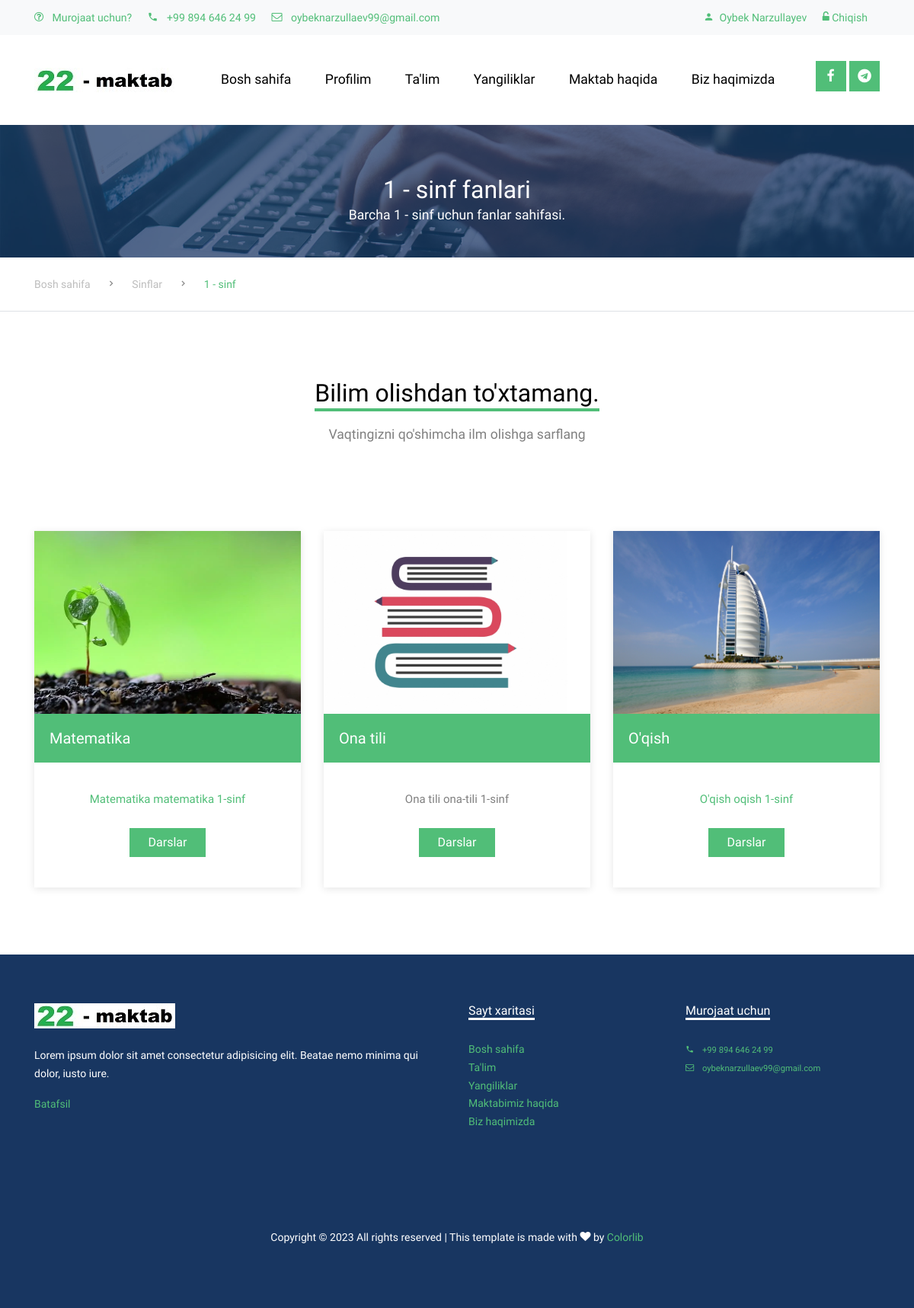
The app's page /curriculum/1-sinf/ (signed in) with its own data.
### curriculum/models.py (models this page shows, shortened)
class Standard(models.Model):
    name = models.CharField(max_length=100, unique=True)
    slug = models.SlugField(null=True, blank=True)
    description = models.TextField(max_length=500, blank=True)

class Subject(models.Model):
    name = models.CharField(max_length=100)
    slug = models.SlugField(null=True, blank=True)
    standard = models.ForeignKey(Standard, on_delete=models.CASCADE, related_name='subjects')
    image = models.ImageField(upload_to=save_subject_image, blank=True, verbose_name='Subject Image')
    description = models.TextField(max_length=500, blank=True)

### curriculum/views.py (the view)
# urls.py: path('<slug:slug>/', views.SubjectListView.as_view(), name='subject_list'),
class SubjectListView(DetailView):
    context_object_name = 'standards'
    model = Standard
    template_name = 'curriculum/subject_list_view.html'

### curriculum/templates/curriculum/subject_list_view.html (shortened to what this page needs)
{% extends 'base.html' %} {% load static %}  {% block content %}
{% if user.is_authenticated %}
<div class="site-section ftco-subscribe-1 site-blocks-cover pb-4"
  style="background-image: url('{% static 'images/bg_1.jpg' %}')">
  <div class="container">
    <div class="row align-items-end justify-content-center text-center">
      <div class="col-lg-7">
        <h2 class="mb-0">{{standards.name}} fanlari</h2>
        <p>Barcha {{standards.name}} uchun fanlar sahifasi.</p>
      </div>
    </div>
  </div>
</div>
<div class="custom-breadcrumns border-bottom">
  <div class="container">
    <a href="{% url 'index' %}">Bosh sahifa</a>
    <span class="mx-3 icon-keyboard_arrow_right"></span>
    <a href="{% url 'curriculum:standard_list' %}">Sinflar</a>
    <span class="mx-3 icon-keyboard_arrow_right"></span>
    <span class="current">{{standards.name}}</span>
  </div>
</div>
<div class="site-section" id="courses">
  <div class="container">
    <div class="row mb-5 justify-content-center text-center">
      <div class="col-lg-6 mb-5">
        <h2 class="section-title-underline mb-3">
          <span>Bilim olishdan to'xtamang.</span>
        </h2>
        <p>Vaqtingizni qo'shimcha ilm olishga sarflang</p>
      </div>
    </div>
    {% if not standards.subjects.all %}
    <div style="text-align: center;">
      <svg xmlns="http://www.w3.org/2000/svg" width="32" height="32" fill="currentColor"
        class="bi bi-exclamation-triangle" viewBox="0 0 16 16">
        <path
          d="M7.938 2.016A.13.13 0 0 1 8.002 2a.13.13 0 0 1 .063.016.146.146 0 0 1 .054.057l6.857 11.667c.036.06.035.124.002.183a.163.163 0 0 1-.054.06.116.116 0 0 1-.066.017H1.146a.115.115 0 0 1-.066-.017.163.163 0 0 1-.054-.06.176.176 0 0 1 .002-.183L7.884 2.073a.147.147 0 0 1 .054-.057zm1.044-.45a1.13 1.13 0 0 0-1.96 0L.165 13.233c-.457.778.091 1.767.98 1.767h13.713c.889 0 1.438-.99.98-1.767L8.982 1.566z" />
        <path
          d="M7.002 12a1 1 0 1 1 2 0 1 1 0 0 1-2 0zM7.1 5.995a.905.905 0 1 1 1.8 0l-.35 3.507a.552.552 0 0 1-1.1 0L7.1 5.995z" />
      </svg>
      <h3> Fanlar mavjud emas!</h3>
    </div>
    {% else %}
    <div class="row justify-content-center">
      {% for subject in standards.subjects.all %}
      <div class="col-lg-4">
        <div class="course-1-item" style="width: 100%;">
          <figure class="thumnail">
            <a href="course-single.html">
              {% if subject.image %}
              <img src="{{subject.image.url|default_if_none:'#'}}" alt="Image" class="img-fluid"
                style="height: 15rem; width:100%; object-fit: cover;">
              {% else %}
              <img src="{% static 'images/subject.jpg' %}" alt="Image" class="img-fluid"
                style="height: 15rem; background-size: cover; object-fit: cover;" /></a>
            {% endif %}
            <div class="category">
              <h3>{{subject.name}}</h3>
            </div>
          </figure>
          <div class="course-1-content pb-4">
            <p class="desc mb-4">
              {{subject.description|truncatechars:75}}
              {{subject.slug}} {{standards.slug}}
            </p>
            <p>
              <a href="{% url 'curriculum:lesson_list'  standard=standards.slug slug=subject.slug %}"
                class="btn btn-primary rounded-0 px-4">Darslar</a>
            </p>
          </div>
        </div>
      </div>
      {% endfor %}
    </div>
  </div>
  {% endif %}
</div>
</div>
{% endif %}
{% endblock content %}

### templates/base.html (shortened to what this page needs)
<!DOCTYPE html>
<html lang="en">
<head>
  {% load static %}
  <link rel="stylesheet" href="{% static 'fonts/icomoon/style.css' %}" />
  <link rel="stylesheet" href="{% static 'css/bootstrap.min.css' %}" />
  <link rel="stylesheet" href="{% static 'css/jquery-ui.css' %}" />
  <link rel="stylesheet" href="{% static 'css/owl.carousel.min.css' %}" />
  <link rel="stylesheet" href="{% static 'css/owl.theme.default.min.css' %}" />
  <link rel="stylesheet" href="{% static 'css/owl.theme.default.min.css' %}" />
  <link rel="stylesheet" href="{% static 'css/jquery.fancybox.min.css' %}" />
  <link rel="stylesheet" href="{% static 'css/bootstrap-datepicker.css' %}" />
  <link rel="stylesheet" href="{% static 'fonts/flaticon/font/flaticon.css' %}" />
  <link rel="stylesheet" href="{% static 'css/aos.css' %}" />
  <link href="{% static 'css/jquery.mb.YTPlayer.min.css' %}" media="all" rel="stylesheet" type="text/css" />
  <link rel="stylesheet" href="{% static 'css/style.css' %}" />
  <link rel="stylesheet" href="{% static 'css/my.css' %}" />
</head>
<body data-spy="scroll" data-target=".site-navbar-target" data-offset="300">
  <div class="site-wrap">
    <div class="py-2 bg-light">
      <div class="container">
        <div class="row align-items-center">
          <div class="col-lg-7 d-none d-lg-block">
            <a href="#!" class="small mr-3"><span class="icon-question-circle-o mr-2"></span> Murojaat
              uchun?</a>
            <a href="#" class="small mr-3"><span class="icon-phone2 mr-2"></span> +99 894 646 24 99</a>
            <a href="#" class="small mr-3"><span class="icon-envelope-o mr-2"></span>
              oybeknarzullaev99@gmail.com</a>
          </div>
          <div class="col-lg-5 text-right">
            {% if user.is_superuser %}
            <a href="{% url 'admin:index' %}" class="small mr-3"><span class="icon-person">
              </span> Admin</a>
            <a href="{% url 'user_logout' %}" class="small mr-3"><span class="icon-unlock-alt"></span> Chiqish</a>
            {% elif user.is_authenticated %}
            <a href="{% url 'profile' %}" class="small mr-3"><span class="icon-person">
              </span> {{user.first_name}} {{user.last_name}}</a>
            <a href="{% url 'user_logout' %}" class="small mr-3"><span class="icon-unlock-alt"></span> Chiqish</a>
            {% else %}
            <a href="{% url 'user_login' %}" class="small mr-3"><span class="icon-unlock-alt"></span> Kirish</a>
            <a href="{% url 'register' %}" class="small btn btn-primary px-4 py-2 rounded-0"><span
                class="icon-users"></span> Hisob ochish</a>
            {% endif %}
          </div>
        </div>
      </div>
    </div>
    <header class="site-navbar py-4 js-sticky-header site-navbar-target" role="banner">
      <div class="container">
        <div class="d-flex align-items-center">
          <div class="site-logo">
            <a href="{% url 'index' %}" class="d-block">
              <img src="{% static 'images/logo4.jpg' %}" alt="Image" class="img-fluid">
            </a>
          </div>
          <div class="mr-auto">
            <nav class="site-navigation position-relative text-right" role="navigation">
              <ul class="site-menu main-menu js-clone-nav mr-auto d-none d-lg-block">
                <li>
                  <a href="{% url 'index' %}" class="nav-link text-left">Bosh sahifa</a>
                </li>
                <li>
                  <a href="{% url 'profile' %}" class="nav-link text-left">Profilim</a>
                </li>
                <li>
                  <a href="{% url 'curriculum:standard_list' %}" class="nav-link text-left">Ta'lim</a>
                </li>
                <li>
                  <a href="{% url 'news' %}" class="nav-link text-left">Yangiliklar</a>
                </li>
                <li>
                  <a href="{% url 'about_school' %}" class="nav-link text-left">Maktab haqida</a>
                </li>
                <li>
                  <a href="{% url 'about_us' %}" class="nav-link text-left">Biz haqimizda</a>
                </li>
              </ul>
            </nav>
          </div>
          <div class="ml-auto">
            <div class="social-wrap">
              <a href="#"><span class="icon-facebook" title='facebook'></span></a>
              <a href="#"><span class="icon-telegram" title='telegram'></span></a>
            </div>
          </div>
        </div>
      </div>
    </header>
    {% block content %}{% endblock content %}
    <div class="footer">
      <div class="container">
        <div class="row">
          <div class="col-lg-6">
            <p class="mb-4">
              <img src="{% static 'images/logo4.jpg' %}" alt="Image" class="img-fluid" />
            </p>
            <p>
              Lorem ipsum dolor sit amet consectetur adipisicing elit. Beatae
              nemo minima qui dolor, iusto iure.
            </p>
            <p><a href="{% url 'about_school' %}">Batafsil</a></p>
          </div>
          <div class="col-lg-3">
            <h3 class="footer-heading"><span>Sayt xaritasi</span></h3>
            <ul class="list-unstyled">
              <li><a href="{% url 'index' %}">Bosh sahifa</a></li>
              <li>
                <a href="{% url 'curriculum:standard_list' %}">Ta'lim</a>
              </li>
              <li><a href="{% url 'news' %}">Yangiliklar</a></li>
              <li><a href="{% url 'about_school' %}">Maktabimiz haqida</a></li>
              <li><a href="{% url 'about_us' %}">Biz haqimizda</a></li>
            </ul>
          </div>
          <div class="col-lg-3">
            <h3 class="footer-heading"><span>Murojaat uchun</span></h3>
            <ul class="list-unstyled">
              <li>
                <a href="#!" class="small mr-3"><span class="icon-phone2 mr-2"></span> +99 894 646 24 99</a>
              </li>
              <li>
                <a href="#!" class="small mr-3"><span class="icon-envelope-o mr-2"></span>
                  oybeknarzullaev99@gmail.com</a>
              </li>
            </ul>
          </div>
        </div>
        <div class="row">
          <div class="col-12">
            <div class="copyright">
              <p>
                Copyright &copy;
                All rights reserved | This template is made with
                <i class="icon-heart" aria-hidden="true"></i> by
                <a href="https://colorlib.com" target="_blank">Colorlib</a>
              </p>
            </div>
          </div>
        </div>
      </div>
    </div>
</body>
</html>

### static/css/style.css (style rules this page uses)
body { line-height: 1.7; color: gray; font-weight: 300; font-size: 1.1rem; }
a { -webkit-transition: 0.3s all ease; -o-transition: 0.3s all ease; transition: 0.3s all ease; }
h1, h2, h3, h4, h5, .h1, .h2, .h3, .h4, .h5 { font-family: "Muli", -apple-system, BlinkMacSystemFont, "Segoe UI", Roboto, "Helvetica Neue", Arial, sans-serif, "Apple Color Emoji", "Segoe UI Emoji", "Segoe UI Symbol", "Noto Color Emoji"; }
.site-wrap:before { display: none; -webkit-transition: 0.3s all ease-in-out; -o-transition: 0.3s all ease-in-out; transition: 0.3s all ease-in-out; background: rgba(0, 0, 0, 0.6); content: ""; position: absolute; z-index: 2000; top: 0; left: 0; right: 0; bottom: 0; opacity: 0; visibility: hidden; }
.site-section { padding: 2.5em 0; }
@media (min-width: 768px) { .site-section { padding: 5em 0; } }
.site-logo { position: relative; font-weight: 900; font-size: 1.3rem; }
.site-logo a { color: #000; }
.site-navbar { margin-bottom: 0px; z-index: 1999; position: absolute; width: 100%; }
.site-navbar .site-navigation .site-menu { margin-bottom: 0; }
.site-navbar .site-navigation .site-menu a { text-decoration: none !important; display: inline-block; }
.site-navbar .site-navigation .site-menu > li { display: inline-block; }
.site-navbar .site-navigation .site-menu > li > a { padding: 20px 20px; color: #000; display: inline-block; text-decoration: none !important; }
.site-mobile-menu .site-nav-wrap { padding: 0; margin: 0; list-style: none; position: relative; }
.site-mobile-menu .site-nav-wrap a { padding: 10px 20px; display: block; position: relative; color: #212529; }
.site-mobile-menu .site-nav-wrap li { position: relative; display: block; }
.site-mobile-menu .site-nav-wrap > li { display: block; position: relative; float: left; width: 100%; }
.site-mobile-menu .site-nav-wrap > li > a { padding-left: 20px; font-size: 20px; }
.sticky-wrapper + .site-blocks-cover { margin-top: 96px; }
.sticky-wrapper .site-navbar { -webkit-transition: 0.3s all ease; -o-transition: 0.3s all ease; transition: 0.3s all ease; background: #fff; }
.sticky-wrapper .site-navbar .site-logo a { color: #000; }
.sticky-wrapper .site-navbar .site-menu > li { display: inline-block; }
.custom-breadcrumns { padding: 20px 0; }
.custom-breadcrumns span, .custom-breadcrumns a { font-size: 14px; }
.custom-breadcrumns a { display: inline-block; color: #bdbdbd; }
.custom-breadcrumns .current { color: #51be78; }
.section-title-underline { color: #000; }
.section-title-underline span { display: inline-block; border-bottom: 4px solid #51be78; }
.social-wrap a { display: inline-block; width: 40px; height: 40px; background: #51be78; position: relative; }
.social-wrap a > span { position: absolute; color: #fff; left: 50%; top: 50%; -webkit-transform: translate(-50%, -50%); -ms-transform: translate(-50%, -50%); transform: translate(-50%, -50%); }
.course-1-item { -webkit-box-shadow: 0 2px 10px 0 rgba(0, 0, 0, 0.1); box-shadow: 0 2px 10px 0 rgba(0, 0, 0, 0.1); }
.course-1-item figure { position: relative; }
.course-1-item .category { background: #51be78; padding: 20px; }
.course-1-item .category h3 { color: #fff; font-size: 20px; margin-bottom: 0; }
.course-1-item .course-1-content { padding: 20px 40px; text-align: center; }
.course-1-item .course-1-content .desc { font-size: 15px; }
.footer { padding: 4rem 0; background: #183661; font-size: 14px; color: #fff; }
.footer .footer-heading { font-size: 16px; color: #fff; margin-bottom: 30px; }
.footer .footer-heading span { border-bottom: 3px solid #fff; }
.footer .copyright { color: #fff; padding-top: 7rem; text-align: center; }
.ftco-subscribe-1 { background-size: cover; background-position: center center; background-repeat: no-repeat; position: relative; }
.ftco-subscribe-1:before { position: absolute; content: ""; background: #183661; opacity: 0.7; z-index: 1; top: 0; left: 0; right: 0; bottom: 0; }
.ftco-subscribe-1 > .container { position: relative; z-index: 2; }
.ftco-subscribe-1 > .container h2, .ftco-subscribe-1 > .container p { color: #fff; }

### records on screen
Standard: name "1 - sinf", slug "1-sinf"
Subject: image (picture), name "Matematika", description "Matematika", slug "matematika"
Subject: name "Ona tili", description "Ona tili", slug "ona-tili"
Subject: image (picture), name "O'qish", description "O'qish", slug "oqish"

### other values on screen
{{ user.first_name }} "Oybek"
{{ user.last_name }} "Narzullayev"
